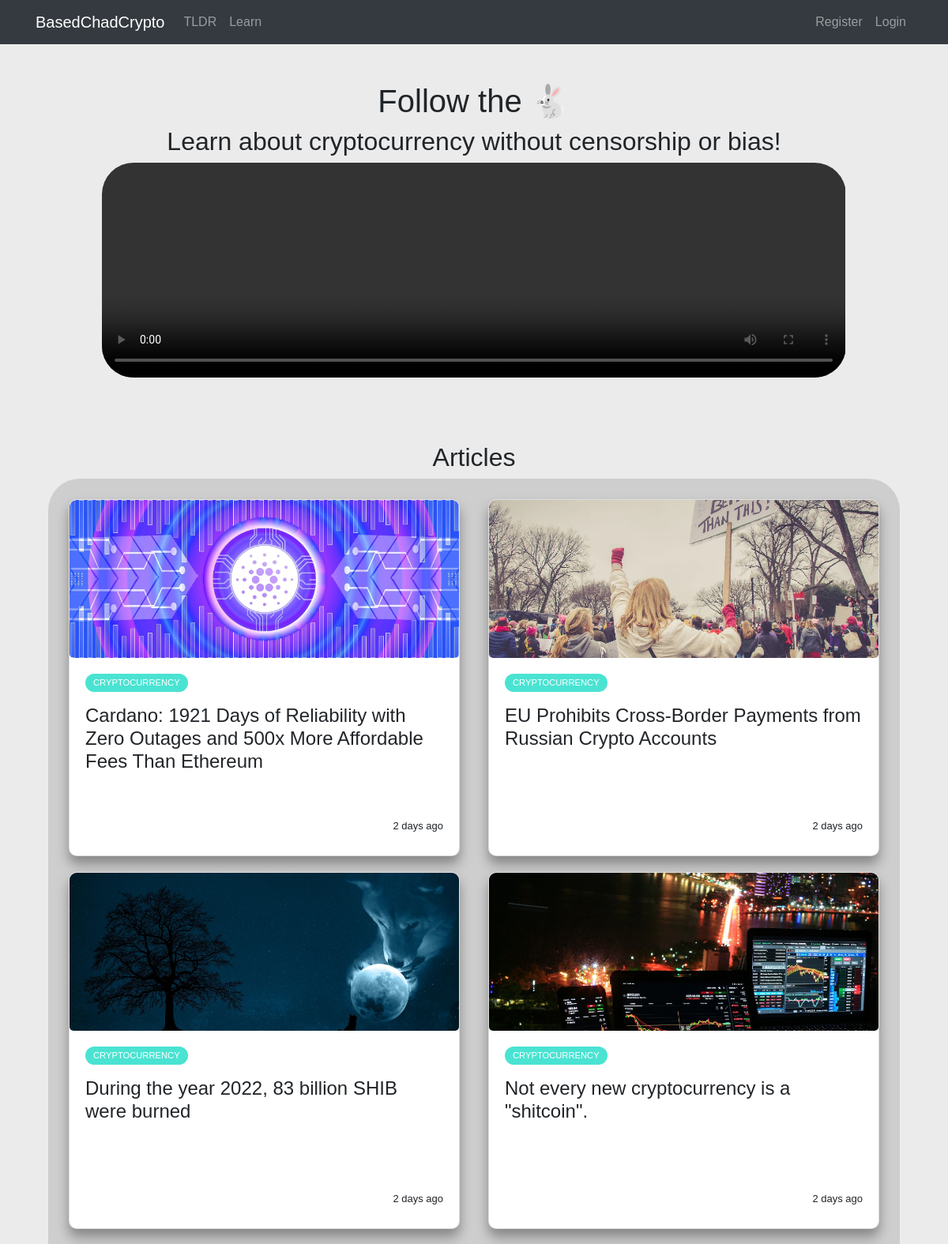
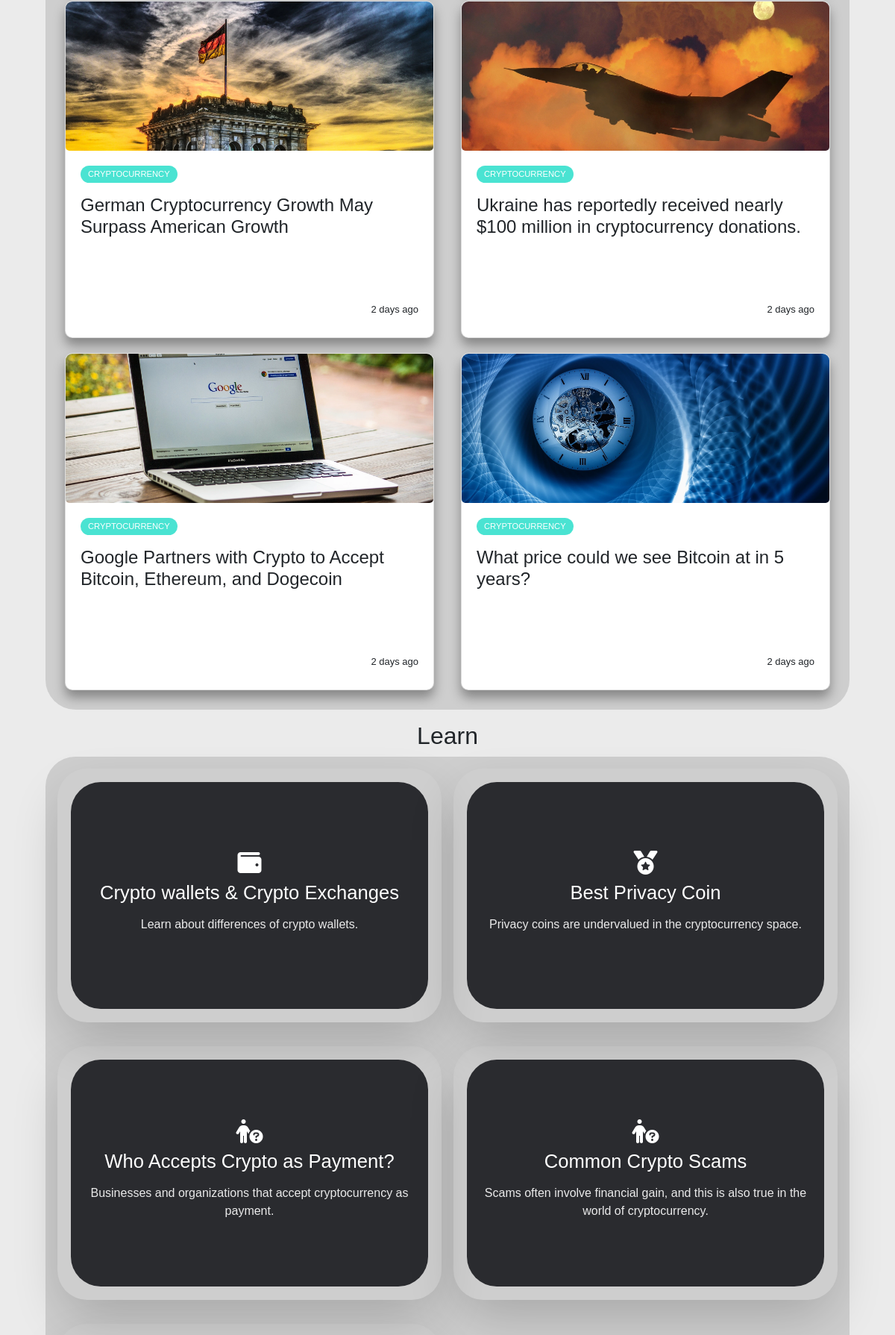
The page / (upper part) on the database its author committed (2 pictures, top to bottom).
### tables this page shows
CREATE TABLE `posts` (
  `id` int(11) NOT NULL,
  `user_id` int(11) NOT NULL,
  `image_name` varchar(255) NOT NULL,
  `created_at` datetime NOT NULL DEFAULT current_timestamp(),
  `post_header` char(255) DEFAULT NULL,
  `tag` char(15) DEFAULT NULL,
  `related_posts` char(255) DEFAULT NULL,
  `html` text DEFAULT NULL
);

### app/libraries/Core.php (called while the page is built, shortened)
<?php
  class Core {
    protected $currentMethod = 'index';
    public function __construct(){
      $url = $this->getUrl();
      $this->currentController = new $this->currentController;
      $this->params = $url ? array_values($url) : [];
      call_user_func_array([$this->currentController, $this->currentMethod], $this->params);
    }
  }

### public/index.php (called while the page is built, shortened)
<?php
  $init = new Core;

### app/libraries/Database.php (called while the page is built, shortened)
<?php
  class Database {
    private $host = DB_HOST;
    private $user = DB_USER;
    private $pass = DB_PASS;
    private $dbname = DB_NAME;
    private $dbh;
    private $stmt;
    public function __construct(){
      $dsn = 'mysql:host=' . $this->host . ';dbname=' . $this->dbname;
      $options = array(
        PDO::ATTR_PERSISTENT => true,
        PDO::ATTR_ERRMODE => PDO::ERRMODE_EXCEPTION
      );
      try{
        $this->dbh = new PDO($dsn, $this->user, $this->pass, $options);
      } catch(PDOException $e){
        $this->error = $e->getMessage();
        echo $this->error;
      }
    }
    public function query($sql){
      $this->stmt = $this->dbh->prepare($sql);
    }
    public function execute(){
      return $this->stmt->execute();
    }
    public function resultSet(){
      $this->execute();
      return $this->stmt->fetchAll(PDO::FETCH_OBJ);
    }
  }

### app/models/Post.php (called while the page is built, shortened)
<?php
class Post
{
  private $db;
  public function __construct()
  {
    $this->db = new Database;
  }
  public function getPosts($offset = 0)
  {
    if (is_numeric($offset))
    {
      $this->db->query('SELECT * FROM posts ORDER BY created_at DESC LIMIT 8 OFFSET '. $offset);
      $results = $this->db->resultSet();
      return $results;
    }
  }
  public function getPostCount()
  {
    $this->db->query('SELECT COUNT(*) as count FROM posts ORDER BY created_at DESC');
    $results = $this->db->resultSet();
    return $results;
  }
}

### app/helpers/color-based-on-tag.php (called while the page is built)
<?php
function getTagColor($tag)
{
    if ($tag == 'Technology')
    {
        return '#f07070';
    }
    else if ($tag == 'Cryptocurrency')
    {
        return '#4ae3d2';
    }
    else
    {
        return '#e4e125';
    }
}

### app/helpers/time-ago.php (called while the page is built)
<?php
function timeDateToTimeAgo($timeDate)
{
    $timestamp = strtotime($timeDate);
    $strTime = array("second", "minute", "hour", "day", "month", "year");
    $length = array("60", "60", "24", "30", "12", "10");
    $currentTime = time();
    if ($currentTime >= $timestamp) {
    $diff     = time() - $timestamp;
    for ($i = 0; $diff >= $length[$i] && $i < count($length) - 1; $i++) {
        $diff = $diff / $length[$i];
    }
    $diff = round($diff);
        return $diff . " " . $strTime[$i] . "s ago ";
    }
}

### app/views/pages/index.php (the view, shortened to what this page needs)
<?php require APPROOT . '/views/inc/header.php'; ?>
<div class="container container-main-sub-info">
  <h1 class='main-page-h1'>Follow the &#128007</h1>
  <?php if(!isset($_GET['page']) || $_GET['page'] == 0) : ?>
    <?php require APPROOT . '/views/inc/aboutus.php'; ?>
    <?php else : ?>
  <?php endif; ?>
  <div class="posts-wrapper">
    <div class='posts-wrapper-inner'>
      <h2 class="masonry-main-header">Learn</h2>
      <div class="categories-container">
        <?php require APPROOT . '/views/inc/categories.php'; ?>
      </div>
    </div>
    <div class='posts-wrapper-inner'>
      <h2 class="masonry-main-header">Articles</h2>
      <div class="masonry">
        <?php foreach ($data['posts'] as $post) : ?>
          <a class='article-link' href="<?php echo URLROOT; ?>/pages/show/<?php echo $post->id; ?>">
            <div class="card">
              <div class="show-card-header">
                <img class='masonry-card-image' src='public/img/<?php echo $post->image_name; ?>' alt='<?php echo $post->image_name; ?>'>
              </div>
              <div class="card-body">
                <?php
                  if (isset($post->tag))
                  {
                    echo '<span class="card-body-tag-technology" style="background-color:' . getTagColor($post->tag) .'">'. $post->tag .'</span>';
                  }
                ?>
                <h4 class="card-body-header">
                  <?php echo $post->post_header; ?>
                </h4>
                <div class='article-info'>
                  <div class='user-info'>
                    <?php
                      $sql_date = new DateTime($post->created_at);
                      $correct_date = $sql_date->format('Y-m-d');
                    ?>
                    <p><?php echo timeDateToTimeAgo($correct_date); ?></p>
                  </div>
                </div>
              </div>
            </div>
          </a>
        <?php endforeach; ?>
      </div>
    </div>
  </div>
</div>
<?php require APPROOT . '/views/inc/footer.php'; ?>

### public/css/style.css (style rules this page uses)
body { background: #ebebeb; }

### public/css/posts.css (style rules this page uses)
.masonry { -webkit-column-count: 2; -moz-column-count: 2; column-count: 2; -webkit-column-gap: 1rem; -moz-column-gap: 1rem; column-gap: 1rem; padding: 0; font-size: .85em; background-color: #cbcbcbe4; border-radius: 0px 40px 40px 0px; padding: 1rem; }
.posts-wrapper { display: grid; grid-template-columns: 1fr 2fr; padding-top: 2rem; padding: 1rem; gap: 1rem; }
.article-link { display: flex; justify-content: center; align-items: center; }
@media only screen and (max-width: 1200px) { .masonry { -webkit-column-count: 2; -moz-column-count: 2; column-count: 2; border-radius: 40px; } }
@media only screen and (max-width: 1200px) { .categories-container { border-radius: 40px !important; display: grid; grid-template-columns: 1fr 1fr; gap: 1rem; } }
@media only screen and (max-width: 1200px) { .posts-wrapper { display: grid; grid-template-columns: 1fr; } }
@media only screen and (max-width: 1200px) { .posts-wrapper .posts-wrapper-inner:nth-of-type(1) { order: 1; } }
.masonry-main-header { display: flex; flex-direction: row; justify-content: space-around; align-items: center; }
.masonry-card-image { width: 100%; height: 200px; object-fit: cover; border-radius: 5px; }
.categories-container { background-color: #cbcbcbe4; padding-bottom: 2rem; border-radius: 40px 0px 0px 40px; padding: 1rem; }
.card { margin: 10px; background-color: #fff; border-radius: 10px; box-shadow: 0 2px 20px rgba(0, 0, 0, 0.2); overflow: hidden; width: 100%; box-shadow: rgba(0, 0, 0, 0.35) 0px 10px 15px; }
.show-card-header img { width: 100%; height: 200px; object-fit: cover; }
.card-body { display: flex; flex-direction: column; justify-content: center; align-items: flex-start; padding: 20px; min-height: 250px; }
.card-body-header { padding-top: 1rem; }
.card-body-tag-technology { background-color: #f07070; border-radius: 50px; color: #fff; padding: 3px 10px; text-transform: uppercase; cursor: pointer; font-size: 0.7rem; margin: 0; }
.card-body p { font-size: 13px; margin: 0 0 40px; }
.article-info { display: flex; margin-top: auto; flex-direction: row-reverse; justify-content: space-between; width: 100%; align-items: flex-end; margin-bottom: -2rem; }

### public/css/openpost.css (style rules this page uses)
a, a:hover, a:active, a:visited, a:focus { color: inherit; text-decoration: none; }
.show-card-header { width: 100%; height: 200px; object-fit: cover; }

### public/css/mainpage.css (style rules this page uses)
body { font-family: Tahoma, sans-serif; }
.main-page-h1 { text-align: center; }
.container-main-sub-info { padding-top: 3rem; }

### rows shown on the page
posts: image_name (picture), tag "CRYPTOCURRENCY", post_header "Cardano: 1921 Days of Reliability with Zero Outages and 500x More Affordable Fees Than Ethereum", created_at "2 days ago"
posts: image_name (picture), tag "CRYPTOCURRENCY", post_header "During the year 2022, 83 billion SHIB were burned", created_at "2 days ago"
posts: image_name (picture), tag "CRYPTOCURRENCY", post_header "German Cryptocurrency Growth May Surpass American Growth", created_at "2 days ago"
posts: image_name (picture), tag "CRYPTOCURRENCY", post_header "Google Partners with Crypto to Accept Bitcoin, Ethereum, and Dogecoin", created_at "2 days ago"
posts: image_name (picture), tag "CRYPTOCURRENCY", post_header "EU Prohibits Cross-Border Payments from Russian Crypto Accounts", created_at "2 days ago"
posts: image_name (picture), tag "CRYPTOCURRENCY", post_header "Not every new cryptocurrency is a \"shitcoin\".", created_at "2 days ago"
posts: image_name (picture), tag "CRYPTOCURRENCY", post_header "Ukraine has reportedly received nearly $100 million in cryptocurrency donations.", created_at "2 days ago"
posts: image_name (picture), tag "CRYPTOCURRENCY", post_header "What price could we see Bitcoin at in 5 years?", created_at "2 days ago"

### other values the page prints
SITENAME "BasedChadCrypto"
